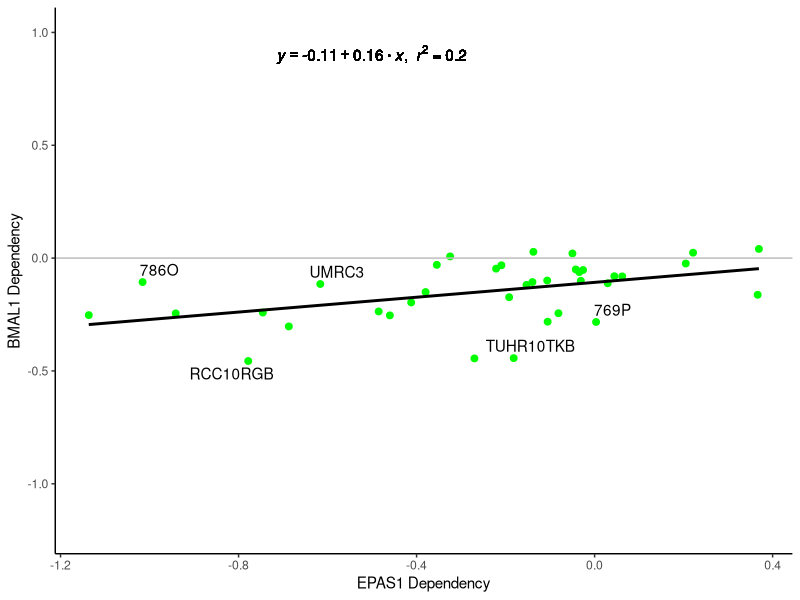
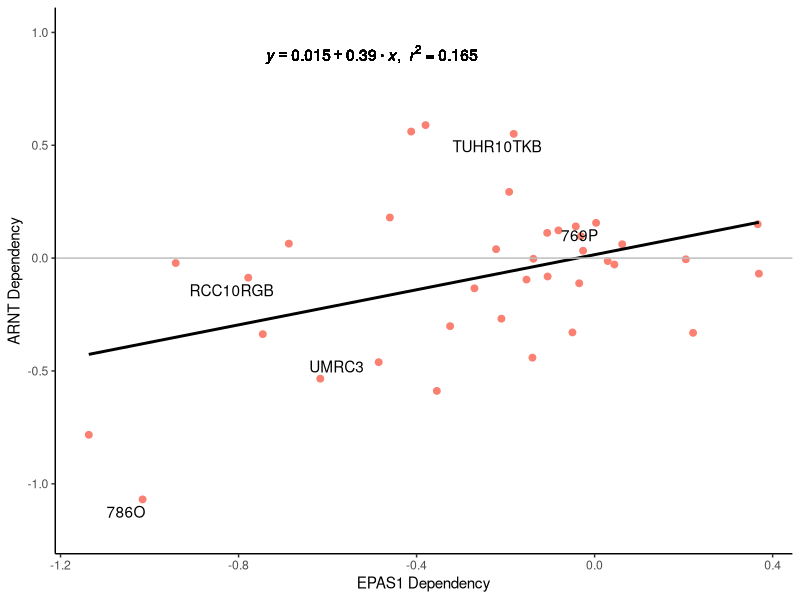
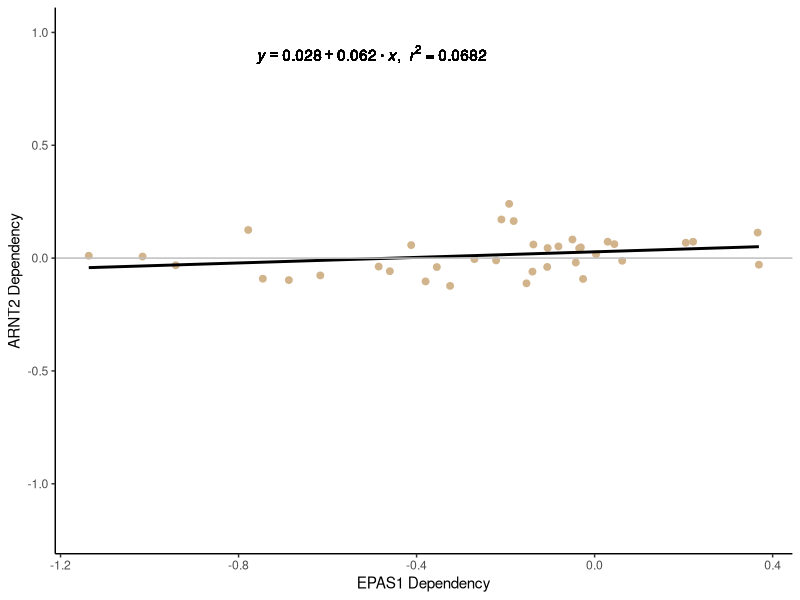
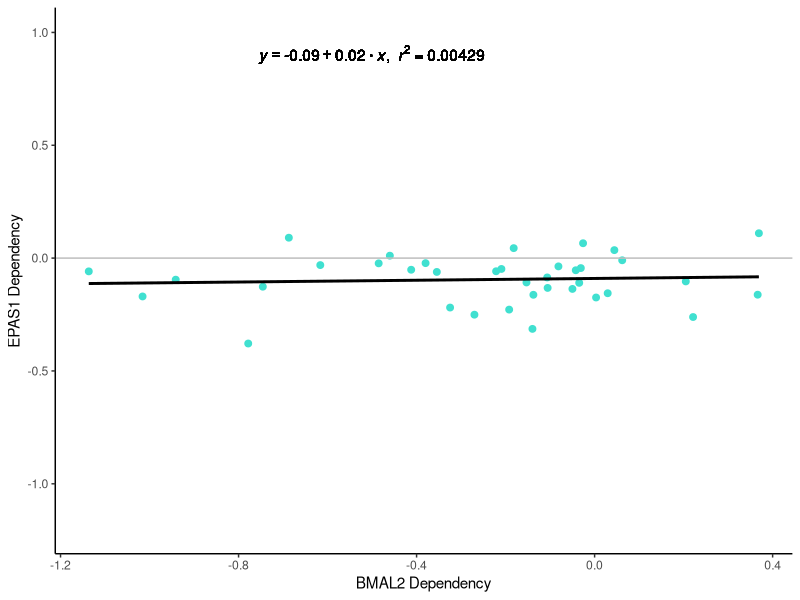
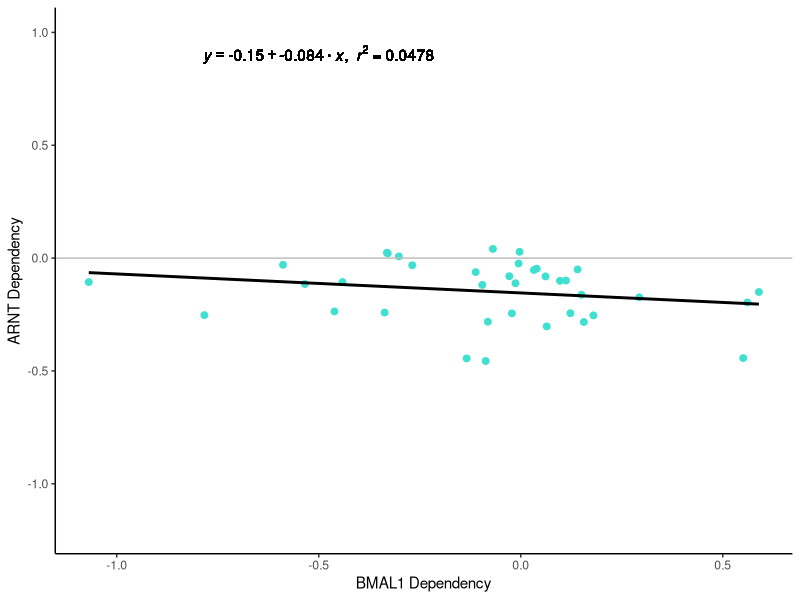
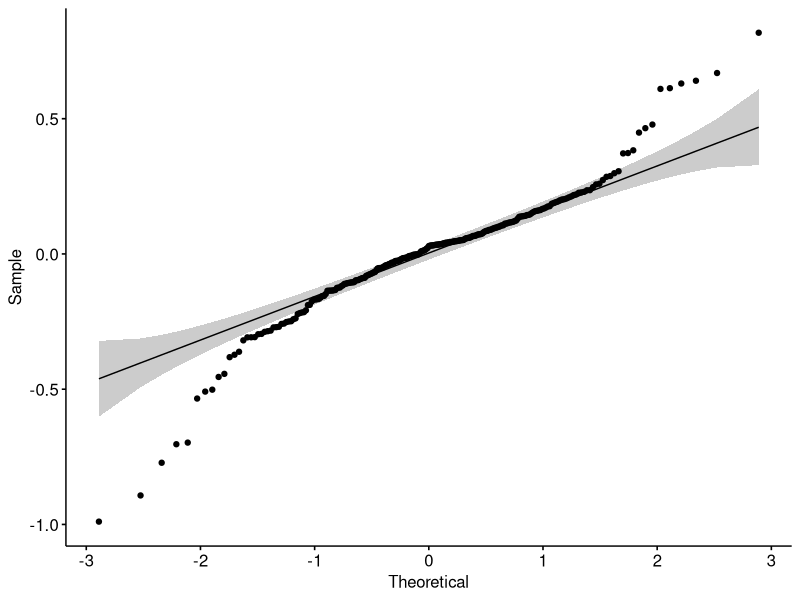
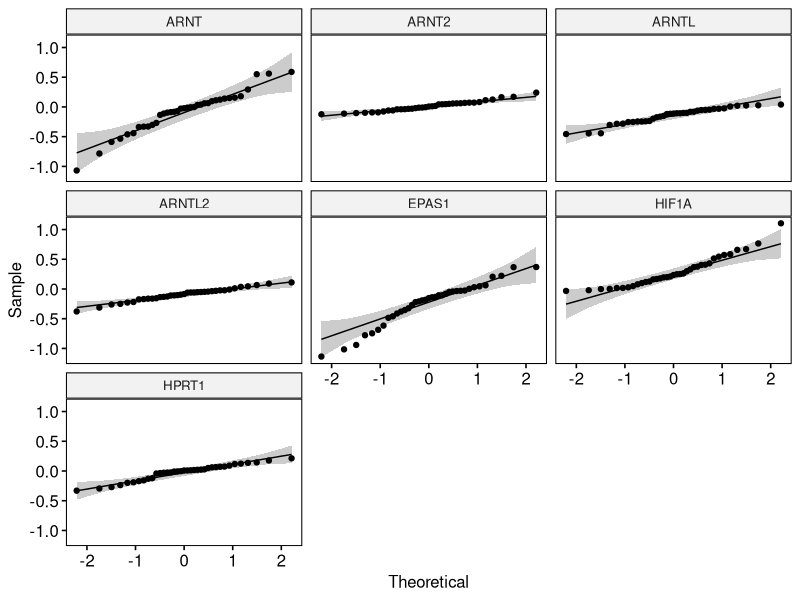
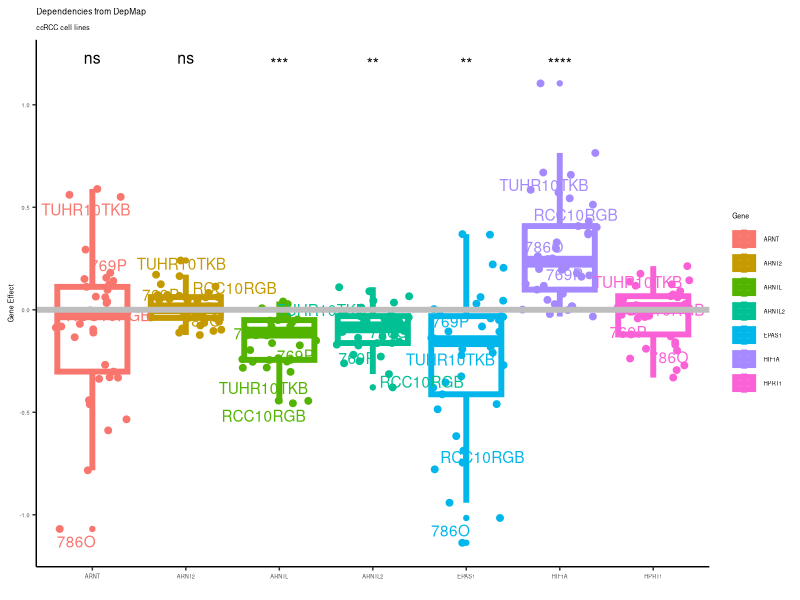

Write R code to recreate these figures, in order.
## ---- chunk 1
knitr::opts_chunk$set(echo = TRUE)
## ---- chunk 2
library(tidyverse)
library(rstatix)
library(ggpubr)
library(ggrepel)

## ---- chunk 3

CellLineNamesDB <- read.csv("Model.csv") %>% select(1,4)

DepMap_Kidney <- read.csv("CRISPR_(DepMap_Public_23Q4+Score,_Chronos)_subsetted.csv") %>% rename(ModelID = X) %>%
  left_join(CellLineNamesDB) %>%
  select(18,3:10) %>%
  rename(CellLine = StrippedCellLineName)

#Add column for labels
DepMap_Kidney$cell_label <- NA

#Define cell lines to label

CellsList <- c("786O", "769P", "TUHR10TKB", "RCC10RGB", "UMRC3")

DepMap_Kidney$cell_label[DepMap_Kidney$CellLine %in% CellsList] <- DepMap_Kidney$CellLine[DepMap_Kidney$CellLine %in% CellsList]


## ---- chunk 4
pCORR1 <- ggplot(DepMap_Kidney, aes(EPAS1, ARNTL, label = cell_label))
# GET EQUATION AND R-SQUARED AS STRING
# SOURCE: https://groups.google.com/forum/#!topic/ggplot2/1TgH-kG5XMA
lm_eqn <- function(DepMap_Kidney){
    m <- lm(ARNTL ~ EPAS1, DepMap_Kidney);
    eq <- substitute(italic(y) == a + b %.% italic(x)*","~~italic(r)^2~"="~r2, 
         list(a = format(unname(coef(m)[1]), digits = 2),
              b = format(unname(coef(m)[2]), digits = 2),
             r2 = format(summary(m)$r.squared, digits = 3)))
    as.character(as.expression(eq));
}
p1 <- pCORR1 + 
  geom_point(color = "green", size = 2) + 
  geom_smooth(method=lm, se=FALSE, fullrange=TRUE, color = "black") +
  labs(y = "BMAL1 Dependency",
       x = "EPAS1 Dependency") +
  geom_text_repel() +
  theme(text = element_text(size = 5)) +
  ylim(-1.2,1) +
  geom_hline(yintercept = 0, color = "gray") +
  theme_classic() + geom_text(x = -0.5, y = 0.9, label = lm_eqn(DepMap_Kidney), parse = TRUE)
p1
ggsave("BMAL1_Corr_Kidney.pdf", height = 2.5, width = 3.5, units = "in")

pCORR2 <- ggplot(DepMap_Kidney, aes(EPAS1, ARNT, label = cell_label))
# GET EQUATION AND R-SQUARED AS STRING
# SOURCE: https://groups.google.com/forum/#!topic/ggplot2/1TgH-kG5XMA
lm_eqn <- function(DepMap_Kidney){
    m <- lm(ARNT ~ EPAS1, DepMap_Kidney);
    eq <- substitute(italic(y) == a + b %.% italic(x)*","~~italic(r)^2~"="~r2, 
         list(a = format(unname(coef(m)[1]), digits = 2),
              b = format(unname(coef(m)[2]), digits = 2),
             r2 = format(summary(m)$r.squared, digits = 3)))
    as.character(as.expression(eq));
}
p2 <- pCORR2_eq <- pCORR2 +
  geom_point(color="salmon", size = 2) + 
  geom_smooth(method=lm, se=FALSE, fullrange=TRUE, color = "black") +
  labs(y = "ARNT Dependency",
       x = "EPAS1 Dependency") +
  geom_text_repel() +
  theme(text = element_text(size = 5)) +
  ylim(-1.2,1) +
  geom_hline(yintercept = 0, color = "gray") +
  theme_classic() + geom_text(x = -0.5, y = 0.9, label = lm_eqn(DepMap_Kidney), parse = TRUE)
p2
ggsave("ARNT_Corr_Kidney.pdf", height = 2.5, width = 3.5, units = "in")



pCORR3 <- ggplot(DepMap_Kidney, aes(EPAS1, ARNT2))
# GET EQUATION AND R-SQUARED AS STRING
# SOURCE: https://groups.google.com/forum/#!topic/ggplot2/1TgH-kG5XMA
lm_eqn <- function(DepMap_Kidney){
    m <- lm(ARNT2 ~ EPAS1, DepMap_Kidney);
    eq <- substitute(italic(y) == a + b %.% italic(x)*","~~italic(r)^2~"="~r2, 
         list(a = format(unname(coef(m)[1]), digits = 2),
              b = format(unname(coef(m)[2]), digits = 2),
             r2 = format(summary(m)$r.squared, digits = 3)))
    as.character(as.expression(eq));
}
p3 <- pCORR3_eq <- pCORR3 +
  geom_point(color = "tan", size = 2) + 
  geom_smooth(method=lm, se=FALSE, fullrange=TRUE, color = "black") +
  labs(y = "ARNT2 Dependency",
       x = "EPAS1 Dependency") +
  ylim(-1.2,1) +
  geom_hline(yintercept = 0, color = "gray") +
  theme_classic() + geom_text(x = -0.5, y = 0.9, label = lm_eqn(DepMap_Kidney), parse = TRUE)
p3
ggsave("ARNT2_Corr_Kidney.pdf", height = 2.5, width = 3.5, units = "in")



pCORR4 <- ggplot(DepMap_Kidney, aes(EPAS1, ARNTL2))
# GET EQUATION AND R-SQUARED AS STRING
# SOURCE: https://groups.google.com/forum/#!topic/ggplot2/1TgH-kG5XMA
lm_eqn <- function(DepMap_Kidney){
    m <- lm(ARNTL2 ~ EPAS1, DepMap_Kidney);
    eq <- substitute(italic(y) == a + b %.% italic(x)*","~~italic(r)^2~"="~r2, 
         list(a = format(unname(coef(m)[1]), digits = 2),
              b = format(unname(coef(m)[2]), digits = 2),
             r2 = format(summary(m)$r.squared, digits = 3)))
    as.character(as.expression(eq));
}
p4 <- pCORR4_eq <- pCORR4 +
  geom_point(color = "turquoise", size = 2) + 
  geom_smooth(method=lm, se=FALSE, fullrange=TRUE, color = "black") +
  labs(y = "EPAS1 Dependency",
       x = "BMAL2 Dependency") +
  ylim(-1.2,1) +
  geom_hline(yintercept = 0, color = "gray") +
  theme_classic() + geom_text(x = -0.5, y = 0.9, label = lm_eqn(DepMap_Kidney), parse = TRUE)
p4
ggsave("BMAL2_Corr_Kidney.pdf", height = 2.5, width = 3.5, units = "in")






pCORR5 <- ggplot(DepMap_Kidney, aes(ARNT, ARNTL))
# GET EQUATION AND R-SQUARED AS STRING
# SOURCE: https://groups.google.com/forum/#!topic/ggplot2/1TgH-kG5XMA
lm_eqn <- function(DepMap_Kidney){
    m <- lm(ARNTL ~ ARNT, DepMap_Kidney);
    eq <- substitute(italic(y) == a + b %.% italic(x)*","~~italic(r)^2~"="~r2, 
         list(a = format(unname(coef(m)[1]), digits = 2),
              b = format(unname(coef(m)[2]), digits = 2),
             r2 = format(summary(m)$r.squared, digits = 3)))
    as.character(as.expression(eq));
}
p5 <- pCORR5_eq <- pCORR5 +
  geom_point(color = "turquoise", size = 2) + 
  geom_smooth(method=lm, se=FALSE, fullrange=TRUE, color = "black") +
  labs(y = "ARNT Dependency",
       x = "BMAL1 Dependency") +
  ylim(-1.2,1) +
  geom_hline(yintercept = 0, color = "gray") +
  theme_classic() + geom_text(x = -0.5, y = 0.9, label = lm_eqn(DepMap_Kidney), parse = TRUE)
p5
ggsave("BMAL1_ARNT_Corr_Kidney.pdf", height = 2.5, width = 3.5, units = "in")

## ---- chunk 5

ccRCC_CRISPR <- DepMap_Kidney %>% select(1:9) %>%
  pivot_longer(!c(1), names_to = "Gene", values_to = "Effect_Chronos")

ccRCC_CRISPRsub <- ccRCC_CRISPR %>% filter(Gene %in%
                            c("HPRT1","ARNT","ARNT2","ARNTL","ARNTL2","EPAS1","HIF1A"))

ttests <- t_test(data = ccRCC_CRISPRsub, ref.group = "HPRT1", p.adjust.method = "holm",
                 paired = TRUE, formula = Effect_Chronos ~ Gene) %>% add_significance()
anova <- aov(Effect_Chronos ~ Gene, data = ccRCC_CRISPRsub)
tukey <- tukey_hsd(anova)

tukey <- tukey_hsd(anova) %>% filter(group2 == "HPRT1") %>% add_significance()

# Check for outliers
outlier_test <- ccRCC_CRISPRsub %>% 
  group_by(Gene) %>%
  identify_outliers(Effect_Chronos)
outlier_test

# Build the linear model
model  <- lm(Effect_Chronos ~ Gene, data = ccRCC_CRISPRsub)
# Create a QQ plot of residuals
ggqqplot(residuals(model))

#check normality assumption by groups
normcheck <- ccRCC_CRISPRsub %>%
  group_by(Gene) %>%
  shapiro_test(Effect_Chronos)
normcheck


ggqqplot(ccRCC_CRISPRsub, "Effect_Chronos", facet.by = "Gene")

ccRCC_CRISPRsub %>% levene_test(Effect_Chronos ~ Gene)



#Add column for labels
ccRCC_CRISPRsub$cell_label <- NA

#Define cell lines to label

CellsList <- c("786O", "769P", "TUHR10TKB", "RCC10RGB")

ccRCC_CRISPRsub$cell_label[ccRCC_CRISPRsub$CellLine %in% CellsList] <- ccRCC_CRISPRsub$CellLine[ccRCC_CRISPRsub$CellLine %in% CellsList]

p1 <- ggplot(ccRCC_CRISPRsub, aes(factor(Gene), 
                       Effect_Chronos, 
                       color = Gene,
                       label = cell_label))

ColorPlot <- p1 + geom_boxplot(lwd=2) + theme_classic() +
  scale_fill_brewer(palette="BuPu") +
  stat_pvalue_manual(ttests, size = 4, x = "group2", label = "p.adj.signif",
                     y.position = 1.2, tip.length = 0) +
  geom_jitter(size=2) +
  geom_text_repel() +
  theme(text = element_text(size = 5)) +
  geom_hline(yintercept = 0, lwd = 2, color = "gray") +
              labs(title = "Dependencies from DepMap",
                   subtitle = "ccRCC cell lines",
                   x = "",
                   y = "Gene Effect") 
ColorPlot

ggsave("bHLHColored.pdf", ColorPlot, width = 7.5, height = 6, units = "in")

p2 <- ggplot(ccRCC_CRISPRsub, aes(factor(Gene), 
                       Effect_Chronos))
BWPlot <- p2 + geom_boxplot() + theme_classic() +
  stat_pvalue_manual(ttests, size = 4, x = "group2", label = "p.adj.signif", y.position = 1.2, tip.length = 0) +
  geom_jitter() +
  geom_hline(yintercept = 0, color = "gray") +
              labs(title = "Dependencies from DepMap",
                   subtitle = "ccRCC cell lines",
                   x = "",
                   y = "Gene Effect") 
BWPlot
ggsave("bHLH_BW.pdf", BWPlot)

